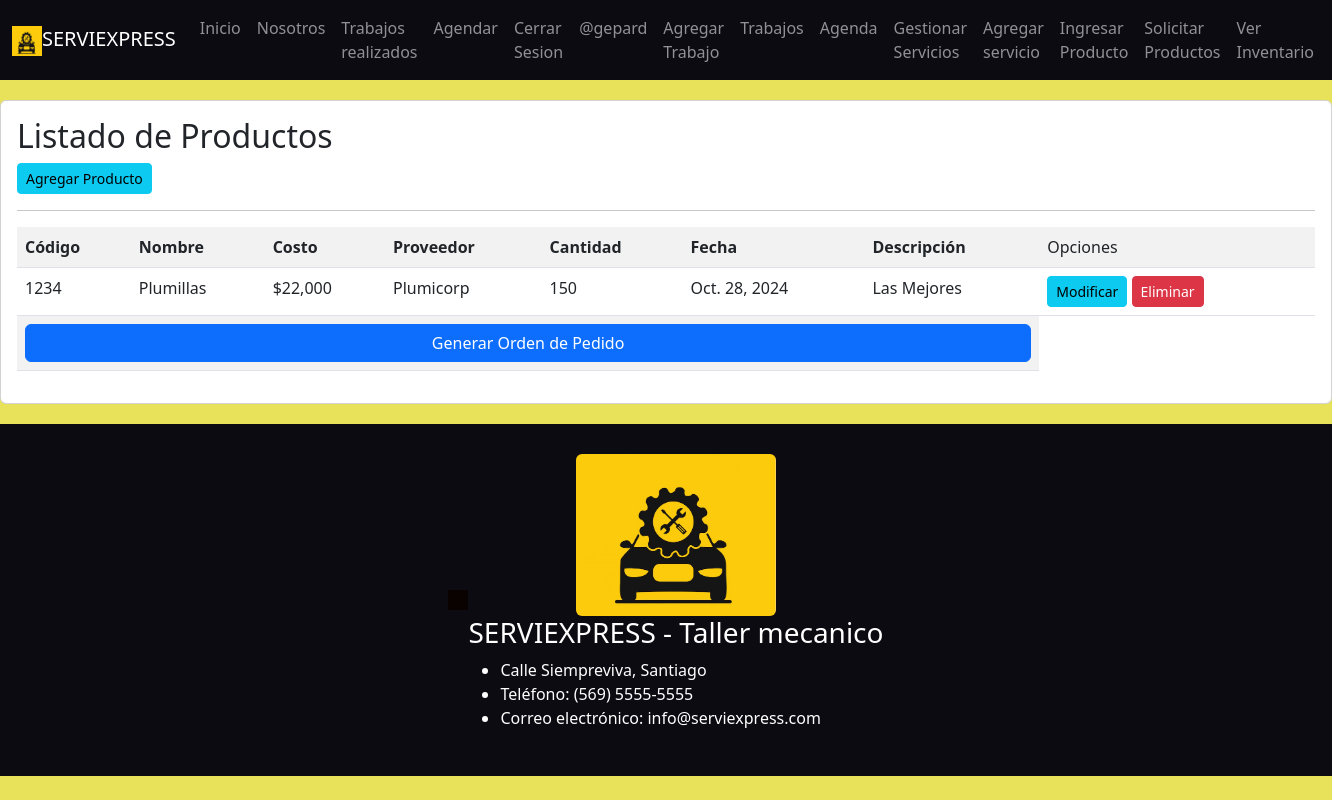
Screenshot of /listar/ (signed in) with the database file from the repository.
### taller/models.py (models this page shows, shortened)
class Producto(models.Model):
    codigo = models.CharField(max_length=10)
    nombre = models.CharField(max_length=100)
    costo = models.IntegerField()
    proveedor = models.CharField(max_length=100)
    cantidad = models.IntegerField()
    fecha = models.DateField(default=timezone.now)
    descripcion = models.TextField()

### taller/views.py (the view)
# urls.py: path('listar/', views.listar, name='reportes'),
def listar(request):
    productos = Producto.objects.all()
    data= {
    'productos': productos
    }
    return render(request, 'taller/Producto/Listar.html', data)

### taller/templates/taller/Producto/Listar.html
{% extends 'taller/Base.html' %}
{% load static %}
{% block content %}
{% load humanize %}
<div class="card">
    <div class="card-body">
        <h2>Listado de Productos</h2>
        <a href="/agregar-producto" class="btn btn-info btn-sm">Agregar Producto</a>
        <hr>
<table class="table table-striped table-hover table-responsive-sm">
    <tr>
        <th>Código</th>
        <th>Nombre</th>
        <th>Costo</th>
        <th>Proveedor</th>
        <th>Cantidad</th>
        <th>Fecha</th>
        <th>Descripción</th>
        <td>Opciones</td>
    </tr>
    {% for p in productos %}
    <tr>
        <td>{{ p.codigo | title }}</td>
        <td>{{ p.nombre | title }}</td>
        <td>${{ p.costo | intcomma }}</td>
        <td>{{ p.proveedor | title }}</td>
        <td>{{ p.cantidad | intcomma }}</td>
        <td>{{ p.fecha | date }}</td>
        <td>{{ p.descripcion | title }}</td>
        <td>
            <a href="{% url 'modificar' p.id %}"  class="btn btn-info btn-sm">Modificar</a>
            <a href="{% url 'eliminar' p.id %} " class="btn btn-danger btn-sm">Eliminar</a>
        </td>
    </tr>
    {% endfor %}
    <tr>
        <td colspan="7">
            <a href="{% url 'generar_orden_pedido_pdf' %}" class="btn btn-primary d-flex justify-content-center">Generar Orden de Pedido</a>
        </td>
    </tr>
</table>
</div>
</div>
{% endblock %}

### taller/templates/taller/Base.html (shortened to what this page needs)
{% load static %}
<!DOCTYPE html>
<html>
<head>
  <link href="https://cdn.jsdelivr.net/npm/bootstrap@5.3.0-alpha3/dist/css/bootstrap.min.css" rel="stylesheet">
  <link rel="stylesheet" href="{% static 'css/Base.css' %}">
  <link rel="stylesheet" href="{% static 'css/divisas.css' %}">
</head>
<body>
  <header>
    <nav class="navbar navbar-expand-lg navbar-dark" style="background-color: #0c0b12;">
      <div class="container-fluid">
        <a class="navbar-brand" href="/"><img src="{%static 'images/logo.png'%}" alt="Rayo Makween" width="30" height="30">SERVIEXPRESS</a>
        <div class="collapse navbar-collapse" id="navbarSupportedContent">
          <ul class="navbar-nav me-auto mb-2 mb-lg-0">
            <li class="nav-item">
              <a class="nav-link" aria-current="page" href="/">Inicio</a>
            </li>
            <li class="nav-item">
              <a class="nav-link" href="/nosotros">Nosotros</a>
            </li>
            <li class="nav-item">
              <a class="nav-link" href="/trabajos">Trabajos realizados</a>
            </li>
            <li class="nav-item">
              <a class="nav-link" href="/agendar">Agendar</a>
            </li>
          </ul>
          <ul class="navbar-nav mb-2 mb-lg-0 justify-content-end">
            {% if user.is_authenticated %}
            <li class="nav-item">
              <a class="nav-link" href="{% url 'logout' %}">Cerrar Sesion</a>
            </li>
            <li class="nav-item">
              <a class="nav-link" href="#">@{{ user.username }}</a>
            </li>
            {% else %}
            <li class="nav-item">
              <a class="nav-link" href="{% url 'login' %}">Login</a>
            </li>
            {% endif %}
            {% if perms.taller.add_trabajo %}
            <li class="nav-item">
              <a class="nav-link" href="/mecanico">Agregar Trabajo</a>
            </li>
            {% endif %}
            {% if perms.taller.change_trabajo %}
              <a class="nav-link" href="/administrador">Trabajos</a>
              <a class="nav-link" href="/agenda">Agenda</a>
              <a class="nav-link" href="/gestionarservicios" >Gestionar Servicios</a>
              <a class="nav-link" href="/agregarservicios">Agregar servicio</a>
              <a class="nav-link" href="/agregarproductoinv">Ingresar Producto</a>
              <a class="nav-link" href="/listar">Solicitar Productos</a>
              <a class="nav-link" href="/inventario">Ver Inventario</a>
            {% endif %}
          </ul>
        </div>
      </div>
    </nav>
  </header>
{% block content %}
{% endblock %}
  <footer class="footer">
    <div class="container-fluid d-flex justify-content-center align-items-center">
      <div id="currency-container"></div>
      <div class="container2">
        <div class="logo">
          <img src="{%static 'images/logo.png'%}" alt="rayo" width="200" height="auto" class="rounded mx-auto d-block">
        </div>
        <div class="info">
          <h3>SERVIEXPRESS - Taller mecanico</h3>
          <ul>
            <li>Calle Siempreviva, Santiago</li>
            <li>Teléfono: (569) 5555-5555</li>
            <li>Correo electrónico: info@serviexpress.com</li>
          </ul>
        </div>
  </footer>
</body>
</html>

### taller/static/css/Base.css (style rules this page uses)
body { background-color: #e8e15a; }
header { margin-bottom: 20px; }
footer { background-color: #0c0b12; padding: 20px 0; color: #ffffff; padding: 30px; margin-top: 20px; }
footer .logo { width: 200px; height: auto; display: block; margin: 0 auto; }
.card { margin-bottom: 20px; }

### taller/static/css/divisas.css (style rules this page uses)
#currency-container { display: flex; flex-direction: column; align-items: center; padding: 10px; background-color: rgb(10, 1, 1); max-width: 250px; margin: 1 auto; }

### rows the page displays
Producto: codigo "1234", nombre "Plumillas", costo "22,000", proveedor "Plumicorp", cantidad "150", fecha "Oct. 28, 2024", descripcion "Las Mejores"

### other values shown
{{ user.username }} "gepard"
